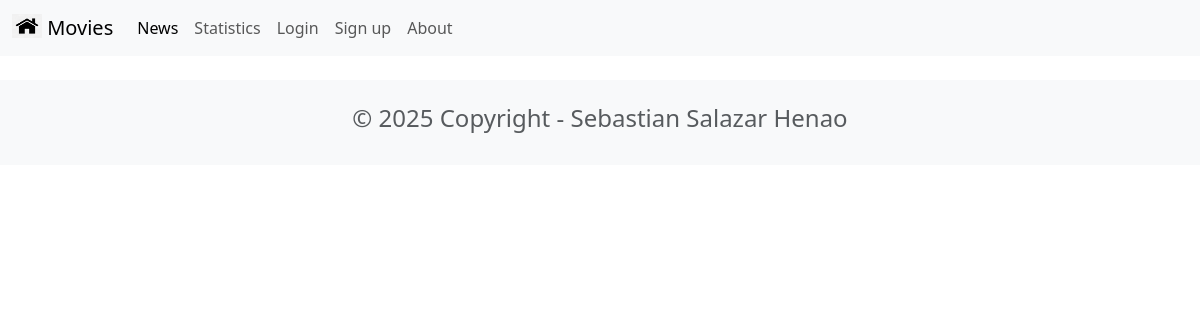
Before: /news/ with the older database file.
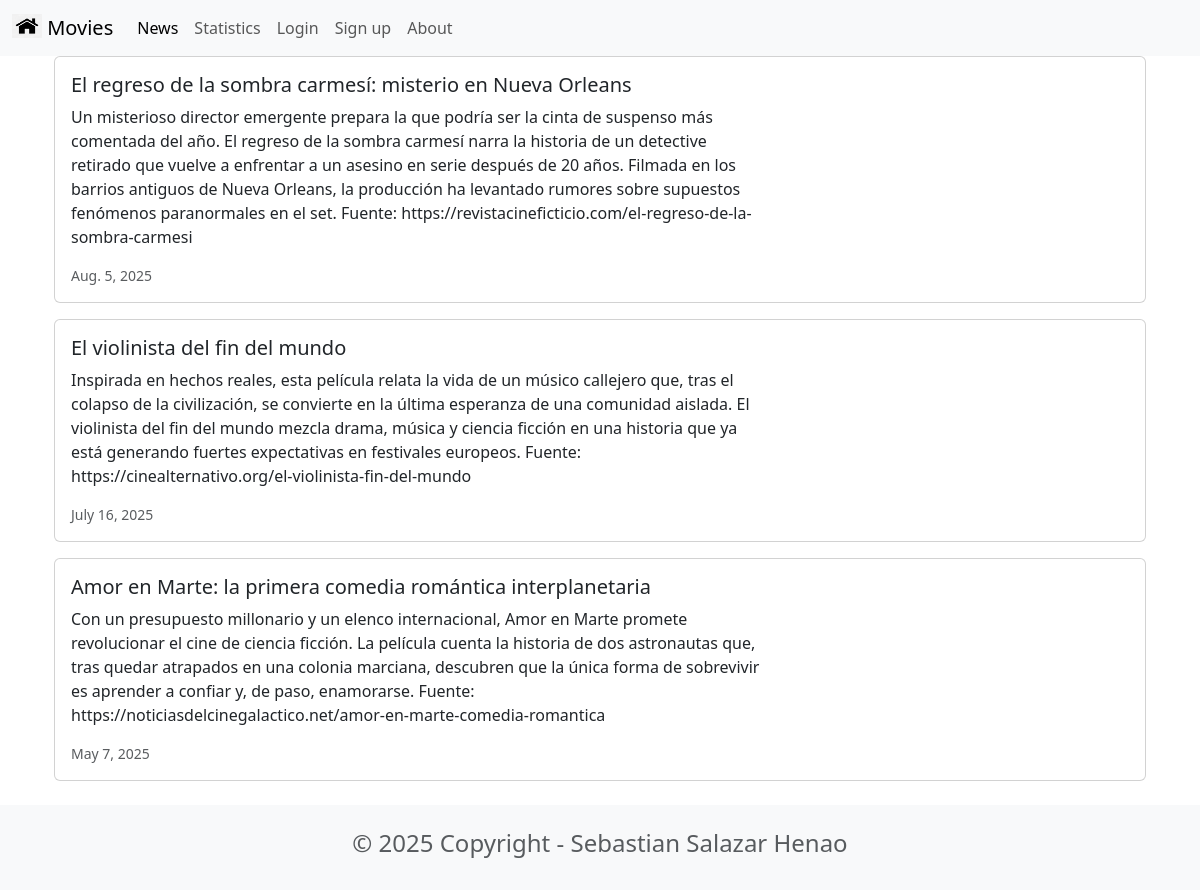
After: the same page with the newer database file.
### news/models.py (models this page shows, shortened)
class News(models.Model):
    headline = models.CharField(max_length=200)
    body = models.TextField()
    date = models.DateField()

### news/views.py (the view)
# urls.py: path('news/', include('news.urls')),
def news(request):
    newss = News.objects.all().order_by('-date')
    return render(request, 'news.html', {'newss': newss})

### news/templates/news.html
{% extends 'base.html' %}
{% block content %}
<div class="container">
    {% for news in newss %}
    <div class="card mb-3">
        <div class="row g-0">
            <div class="col-md-8">
                <div class="card-body">
                    <h5 class="card-title">{{ news.headline }}</h5>
                    <p class="card-text">{{ news.body }}</p>
                    <p class="card-text"><small class="text-muted">{{ news.date }}</small></p>
                </div>
            </div>
        </div>
    </div>
    {% endfor %}
</div>
{% endblock content %}

### moviereviews/templates/base.html (shortened to what this page needs)
<head>
    <link href="https://cdn.jsdelivr.net/npm/bootstrap@5.3.7/dist/css/bootstrap.min.css" rel="stylesheet"
>
    <link href="https://cdn.jsdelivr.net/npm/bootstrap@5.3.7/dist/css/bootstrap.min.css" rel="stylesheet"
>
</head>
<nav class="navbar navbar-expand-lg bg-body-tertiary">
    <div class="container-fluid">
        <a class="navbar-brand" href="{% url 'home' %}">
            {% load static %}
            <img src="{% static 'images/home.png' %}" alt="" width="30" height="24" class="d-inline-block align-text-top"/>
            Movies</a>
        <div class="collapse navbar-collapse" id="navbarSupportedContent">
            <ul class="navbar-nav me-auto mb-2 mb-lg-0">
                <li class="nav-item">
                    <a class="nav-link active" aria-current="page" href="{% url 'news' %}">News</a>
                </li>
                <li class="nav-item">
                    <a class="nav-link" href="{% url 'statistics' %}">Statistics</a>
                </li>
                <li class="nav-item">
                    <a class="nav-link" href="#">Login</a>
                </li>
                <li class="nav-item">
                    <a class="nav-link" href="#">Sign up</a>
                </li>
                <li class="nav-item">
                    <a class="nav-link" href="{% url 'about' %}">About</a>
                </li>
            </ul>
        </div>
    </div>
</nav>
<div class="container">
    {% block content %}
    {% endblock content %}
</div>
<footer class="text-center text-lg-start bg-light text-muted mt-4">
    <div class="container">
        <div class="row">
            <div class="text-center p-4">
                <h4>© 2025 Copyright - Sebastian Salazar Henao</h4>
            </div>
        </div>
    </div>
</footer>

Changed rows visible on the page:
added News: headline "El regreso de la sombra carmesí: misterio en Nueva Orleans", body "Un misterioso director emergente prepara la que podría ser la cinta de suspenso más comentada del año. El regreso de la sombra carmesí narra la historia de un detective retirado que vuelve a enfrentar a un asesino en serie después de 20 años. Filmada en los barrios antiguos de Nueva Orleans, la producción ha levantado rumores sobre supuestos fenómenos paranormales en el set. Fuente: https://revistacineficticio.com/el-regreso-de-la-sombra-carmesi", date "Aug. 5, 2025"
added News: headline "El violinista del fin del mundo", body "Inspirada en hechos reales, esta película relata la vida de un músico callejero que, tras el colapso de la civilización, se convierte en la última esperanza de una comunidad aislada. El violinista del fin del mundo mezcla drama, música y ciencia ficción en una historia que ya está generando fuertes expectativas en festivales europeos. Fuente: https://cinealternativo.org/el-violinista-fin-del-mundo", date "July 16, 2025"
added News: headline "Amor en Marte: la primera comedia romántica interplanetaria", body "Con un presupuesto millonario y un elenco internacional, Amor en Marte promete revolucionar el cine de ciencia ficción. La película cuenta la historia de dos astronautas que, tras quedar atrapados en una colonia marciana, descubren que la única forma de sobrevivir es aprender a confiar y, de paso, enamorarse. Fuente: https://noticiasdelcinegalactico.net/amor-en-marte-comedia-romantica", date "May 7, 2025"
